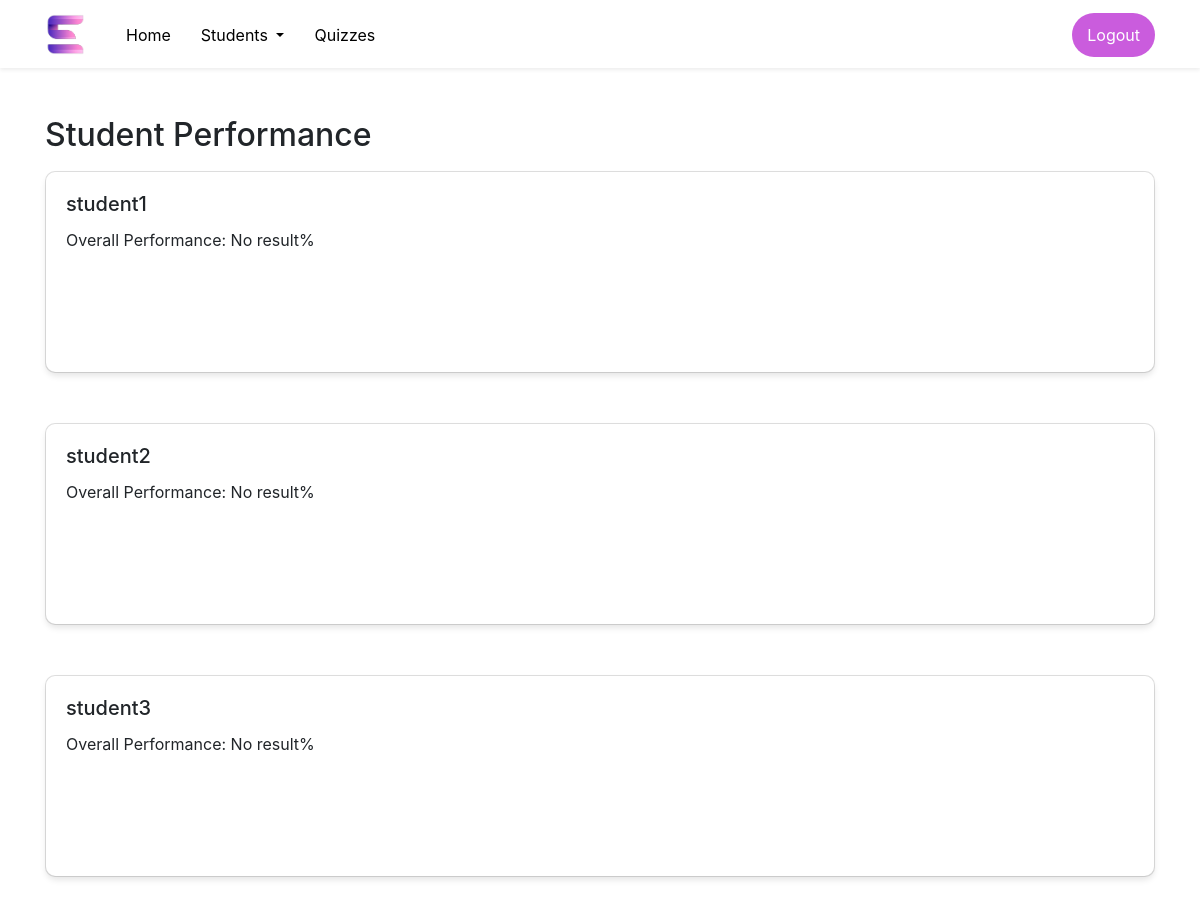
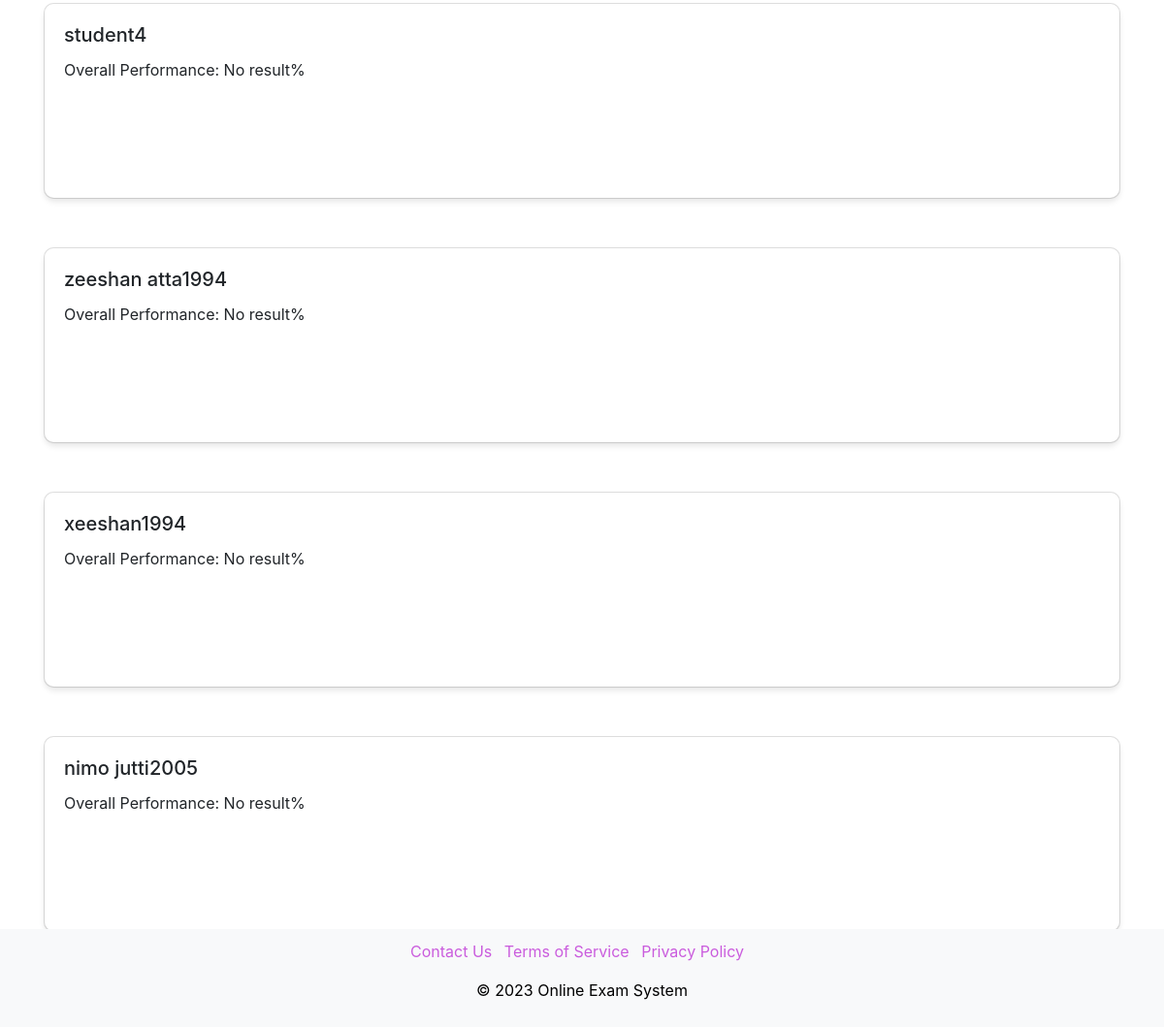
The app's page /student_performance.php (signed in) with its own data (2 pictures, top to bottom).
### tables this page shows
CREATE TABLE `users` (
  `id` int(11) NOT NULL AUTO_INCREMENT PRIMARY KEY,
  `type` enum('admin','student') NOT NULL,
  `username` varchar(50) NOT NULL,
  `email` varchar(255) DEFAULT NULL,
  `full_name` varchar(255) DEFAULT NULL,
  `date_of_birth` date DEFAULT NULL,
  `subject` varchar(255) DEFAULT NULL,
  `class` varchar(255) DEFAULT NULL,
  `password` varchar(255) DEFAULT NULL
);

### student_performance.php (the view, shortened to what this page needs)
<?php
include("connection.php");
$selectStudentsQuery = "SELECT * FROM users WHERE type = 'student'";
$stmtSelectStudents = $conn->prepare($selectStudentsQuery);
?>
<!DOCTYPE html>
<html lang="en">
<head>
    <link rel="stylesheet" href="https://maxcdn.bootstrapcdn.com/bootstrap/4.5.2/css/bootstrap.min.css">
</head>
<body>
    <nav class="navbar navbar-expand-lg navbar-white bg-white shadow-sm sticky-top">
        <div class="container">
            <a class="navbar-brand" href="#">
                <img src="favicon.png" alt="Icon">
            </a>
            <div class="collapse navbar-collapse" id="navbarNav">
                <ul class="navbar-nav">
                    <li class="nav-item">
                        <a class="nav-link" href="admin_dashboard.php">Home</a>
                    </li>
                    <li class="nav-item dropdown">
                        <a class="nav-link dropdown-toggle" href="#" role="button" data-bs-toggle="dropdown"
                            aria-expanded="false">
                            Students
                        </a>
                    </li>
                    <li class="nav-item">
                        <a class="nav-link" href="manage_topics_questions.php">Quizzes</a>
                    </li>
                </ul>
                <ul class="navbar-nav ml-auto">
                    <li class="nav-item">
                        <a class="nav-link register-btn" href="logout.php">Logout</a>
                    </li>
                </ul>
            </div>
        </div>
    </nav>
    <div class="content">
        <div class="container mt-5 pb-5">
            <h2>Student Performance</h2>
            <?php
            if ($stmtSelectStudents->execute()) {
                $studentsResult = $stmtSelectStudents->get_result();
                if ($studentsResult->num_rows > 0) {
                    while ($student = $studentsResult->fetch_assoc()) {
                        $totalObtainedMarks = 0;
                        $totalTotalMarks = 0;
                        if ($totalTotalMarks > 0) {
                            $averagePercentage = round(($totalObtainedMarks / $totalTotalMarks) * 100, 2);
                        } else {
                            $averagePercentage = "No result";
                        }
                        ?>
                        <div class="card mt-3">
                            <div class="card-body">
                                <h5 class="card-title">
                                    <?php echo $student['username']; ?>
                                </h5>
                                <p class="card-text">Overall Performance:
                                    <?php echo $averagePercentage; ?>%
                                </p>
                            </div>
                        </div>
                        <?php
                    }
                } else {
                    echo "<p>No students found.</p>";
                }
            } else {
                echo "Error fetching students: " . $conn->error;
            }
            ?>
        </div>
    </div>
    <div class="footer">
        <div class="container">
            <ul class="list-inline">
                <li class="list-inline-item"><a href="#">Contact Us</a></li>
                <li class="list-inline-item"><a href="#">Terms of Service</a></li>
                <li class="list-inline-item"><a href="#">Privacy Policy</a></li>
            </ul>
            <p>&copy; 2023 Online Exam System</p>
        </div>
    </div>
</body>
</html>

### student_performance.php (style rules this page uses)
.navbar .navbar-brand { display: flex; align-items: center; }
.navbar .navbar-brand img { width: 40px; margin-right: 10px; }
.container { margin-top: 1px; }
.footer { color: black; padding: 1px 2; text-align: center; margin-top: 40px; }
.footer ul { list-style: none; padding: 0; }
.footer ul li { display: inline; margin-right: 10px; }
.card { margin-top: 20px; margin-bottom: 50px }
.navbar-brand { color: black; transition: color 0.4s; }
.card-body { box-shadow: 0 4px 6px rgba(0, 0, 0, 0.1); }
.navbar-nav .nav-link { color: black; transition: color 0.4s; }
.navbar-nav .nav-link:hover, .navbar-brand:hover, .colored, .footer a { color: #ca5cdd; }
.navbar-nav .register-btn, .colored-btn { background-color: #ca5cdd; color: white; transition: background-color 0.3s, color 0.4s; }
.navbar-nav .register-btn { border-radius: 30px; }
.nav-link { padding: 10px 40px; }
.navbar-expand-lg .navbar-nav .nav-link { padding: 10px 15px; }
.card { margin: 0 }
.card-body { height: 200px }
html { height: 100%; }
body { min-height: 100%; position: relative; margin-bottom: 60px; }
.footer { position: absolute; bottom: 0; width: 100%; background-color: #f8f9fa; padding: 10px 0; text-align: center; }
.card-body { border-radius: 10px; }
.card { margin-top: 20px; margin-bottom: 50px; border-radius: 10px; transition: transform 0.2s ease-in-out, box-shadow 0.2s ease-in-out; }

### records on screen
users: username "student1", averagePercentage "No result"
users: username "student2", averagePercentage "No result"
users: username "student3", averagePercentage "No result"
users: username "student4", averagePercentage "No result"
users: username "zeeshan atta1994", averagePercentage "No result"
users: username "xeeshan1994", averagePercentage "No result"
users: username "nimo jutti2005", averagePercentage "No result"
